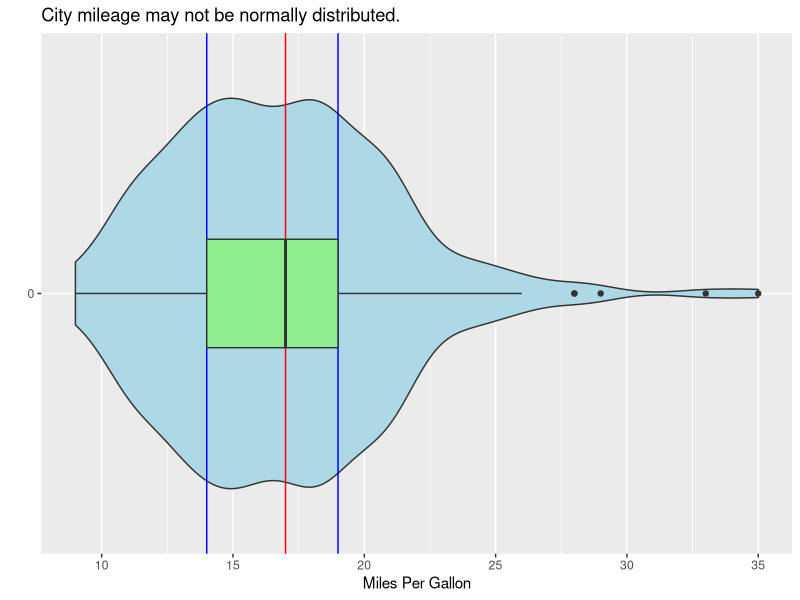

This figure's R source:
## ---- chunk 1
knitr::opts_chunk$set(echo = TRUE,
                      warning = FALSE,
                      message = FALSE)
library(tidyverse)
## ---- chunk 2
Median <- median(mpg$cty)
lower_hinge <- quantile(mpg$cty, 0.25)
upper_hinge <- quantile(mpg$cty, 0.75)

mpg %>% 
  ggplot(aes(x = factor(0), y = cty)) +
  geom_violin(fill = "lightblue") +
  geom_hline(yintercept = Median, color = "red") +
  geom_hline(yintercept = lower_hinge, color = "blue") +
  geom_hline(yintercept = upper_hinge, color = "blue") +
  geom_boxplot(fill = "lightgreen", width = 0.25) +
  coord_flip() +
  labs(
    title = "City mileage may not be normally distributed.",
    x = "",
    y = "Miles Per Gallon"
  )
